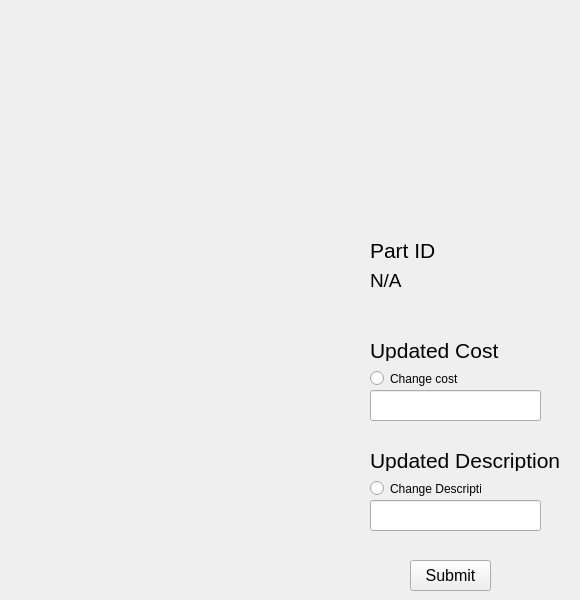
    <widget class="QWidget" name="edit_part_page">
     <widget class="QLineEdit" name="edit_part_part_cost_input_box">
      <property name="geometry">
       <rect>
        <x>370</x>
        <y>390</y>
        <width>171</width>
        <height>31</height>
       </rect>
      </property>
      <property name="text">
       <string/>
      </property>
     </widget>
     <widget class="QLabel" name="edit_part_cost_label">
      <property name="geometry">
       <rect>
        <x>370</x>
        <y>340</y>
        <width>141</width>
        <height>21</height>
       </rect>
      </property>
      <property name="font">
       <font>
        <pointsize>16</pointsize>
       </font>
      </property>
      <property name="text">
       <string>Updated Cost</string>
      </property>
     </widget>
     <widget class="QLabel" name="edit_part_description_label">
      <property name="geometry">
       <rect>
        <x>370</x>
        <y>450</y>
        <width>201</width>
        <height>21</height>
       </rect>
      </property>
      <property name="font">
       <font>
        <pointsize>16</pointsize>
       </font>
      </property>
      <property name="text">
       <string>Updated Description</string>
      </property>
     </widget>
     <widget class="QLineEdit" name="edit_part_description_input_box">
      <property name="geometry">
       <rect>
        <x>370</x>
        <y>500</y>
        <width>171</width>
        <height>31</height>
       </rect>
      </property>
      <property name="text">
       <string/>
      </property>
     </widget>
     <widget class="QPushButton" name="edit_part_submit_button">
      <property name="geometry">
       <rect>
        <x>410</x>
        <y>560</y>
        <width>81</width>
        <height>31</height>
       </rect>
      </property>
      <property name="font">
       <font>
        <pointsize>12</pointsize>
       </font>
      </property>
      <property name="text">
       <string>Submit</string>
      </property>
     </widget>
     <widget class="QLabel" name="edit_part_id_label">
      <property name="geometry">
       <rect>
        <x>370</x>
        <y>240</y>
        <width>141</width>
        <height>21</height>
       </rect>
      </property>
      <property name="font">
       <font>
        <pointsize>16</pointsize>
       </font>
      </property>
      <property name="text">
       <string>Part ID</string>
      </property>
     </widget>
     <widget class="QLabel" name="edit_part_id_display_label">
      <property name="geometry">
       <rect>
        <x>370</x>
        <y>270</y>
        <width>141</width>
        <height>21</height>
       </rect>
      </property>
      <property name="font">
       <font>
        <pointsize>14</pointsize>
       </font>
      </property>
      <property name="text">
       <string>N/A</string>
      </property>
     </widget>
     <widget class="QRadioButton" name="edit_part_change_cost_radioButton">
      <property name="geometry">
       <rect>
        <x>370</x>
        <y>370</y>
        <width>91</width>
        <height>17</height>
       </rect>
      </property>
      <property name="text">
       <string>Change cost</string>
      </property>
     </widget>
     <widget class="QRadioButton" name="edit_part_change_description_radioButton">
      <property name="geometry">
       <rect>
        <x>370</x>
        <y>480</y>
        <width>111</width>
        <height>17</height>
       </rect>
      </property>
      <property name="text">
       <string>Change Description</string>
      </property>
     </widget>
    </widget>
